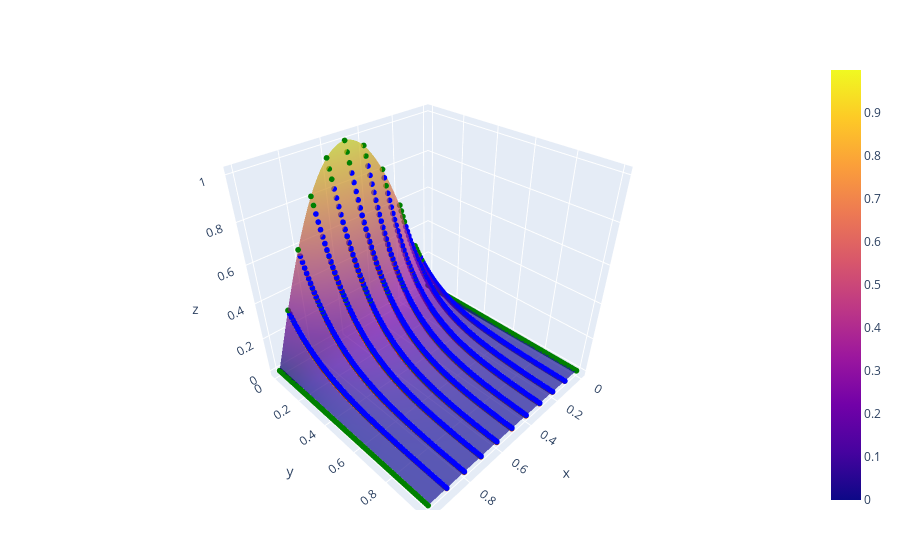

Notebook cell for this chart:
### Code cell
kappa,L,T,mx,mt = 0.5, 1, 1, 10,100

x = range(0, stop=L, length=mx+1)
t = range(0, stop=T, length=mt)

u_est = ones(mt)' .* x
v_est = t' .* ones(mx+1)

fe_z = Matrix{Float64}(undef, mx+1, 0)
be_z = Matrix{Float64}(undef, mx+1, 0)
cn_z = Matrix{Float64}(undef, mx+1, 0)
for i in 0.00001.+t
    fe_x, fe_uj = finite_difference(u_I, kappa, L, i, mx, mt, method="fe")
    fe_z = hcat(fe_z, fe_uj)
    be_x, be_uj = finite_difference(u_I, kappa, L, i, mx, mt, method="be")
    be_z = hcat(be_z, be_uj)
    cn_x, cn_uj = finite_difference(u_I, kappa, L, i, mx, mt, method="cn")
    cn_z = hcat(cn_z, cn_uj)
end



fe_estimate = scatter(x=vec(u_est), y=vec(v_est), z=vec(fe_z),
        mode="markers",type="scatter3d",marker=attr(color="red",size=2))
be_estimate = scatter(x=vec(u_est), y=vec(v_est), z=vec(be_z),
        mode="markers",type="scatter3d",marker=attr(color="blue",size=2))
cn_estimate = scatter(x=vec(u_est), y=vec(v_est), z=vec(cn_z),
        mode="markers",type="scatter3d",marker=attr(color="green",size=2))

# Exact surface
x = range(0, stop=L, length=100)
t = range(0, stop=T, length=100)
u = ones(100)' .* x
v = t' .* ones(100)
z = u_exact(u, v)
exact = surface(
    x=u, 
    y=v, 
    z=z,
    opacity=0.7
    )

# PLot
layout = Layout(
        showlegend=false,
        xaxis_title = "x",
        yaxis_title = "t",
        zaxis_title = "z"
    )
plot([exact,fe_estimate,be_estimate,cn_estimate], layout)

### Figure 1 — Plotly figure (JSON) as saved in the notebook; plotly's stock layout.template omitted (floating-point values rounded to 4 significant figures; data arrays with more than 128 entries replaced by an {"elided": "..."} marker saying what was removed)
{"data": [{"opacity": 0.7, "type": "surface", "x": {"elided": "100x100 float values"}, "y": {"elided": "100x100 float values"}, "z": {"elided": "100x100 float values"}}, {"marker": {"color": "red", "size": 2}, "mode": "markers", "type": "scatter3d", "x": {"elided": "1100 float values"}, "y": {"elided": "1100 float values"}, "z": {"elided": "1100 float values"}}, {"marker": {"color": "blue", "size": 2}, "mode": "markers", "type": "scatter3d", "x": {"elided": "1100 float values"}, "y": {"elided": "1100 float values"}, "z": {"elided": "1100 float values"}}, {"marker": {"color": "green", "size": 2}, "mode": "markers", "type": "scatter3d", "x": {"elided": "1100 float values"}, "y": {"elided": "1100 float values"}, "z": {"elided": "1100 float values"}}], "layout": {"margin": {"b": 50, "l": 50, "r": 50, "t": 60}, "showlegend": false, "xaxis": {"title": {"text": "x"}}, "yaxis": {"title": {"text": "t"}}, "zaxis": {"title": {"text": "z"}}}}
